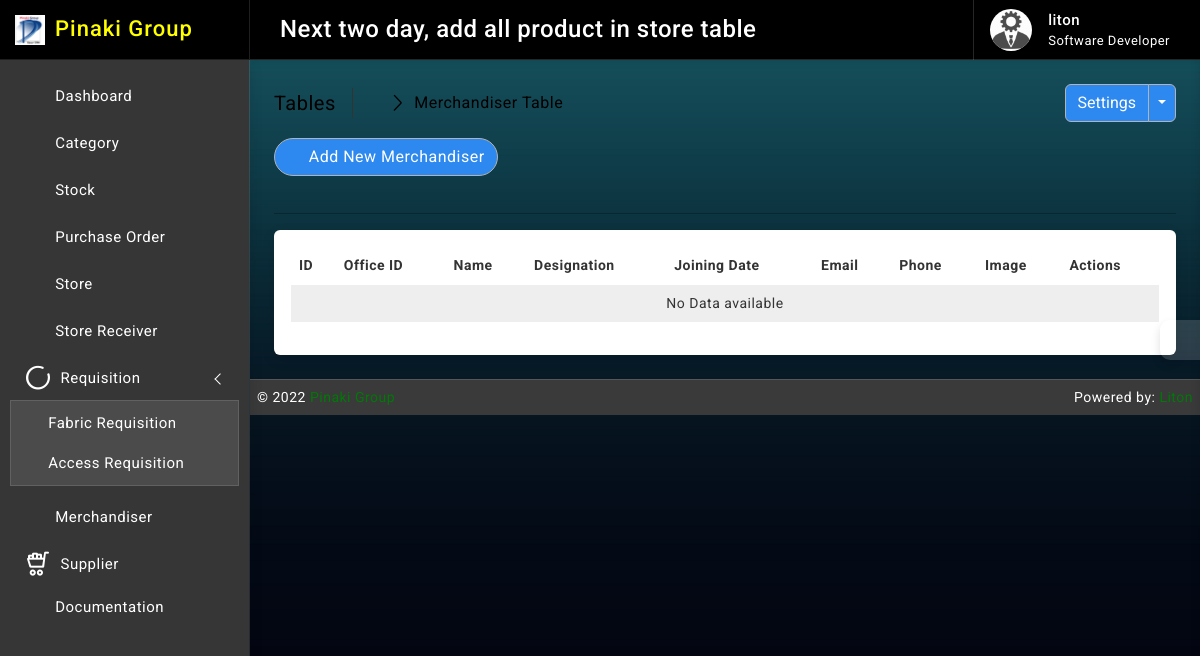
Before: /merchandiser/ (signed in) with the older database file.
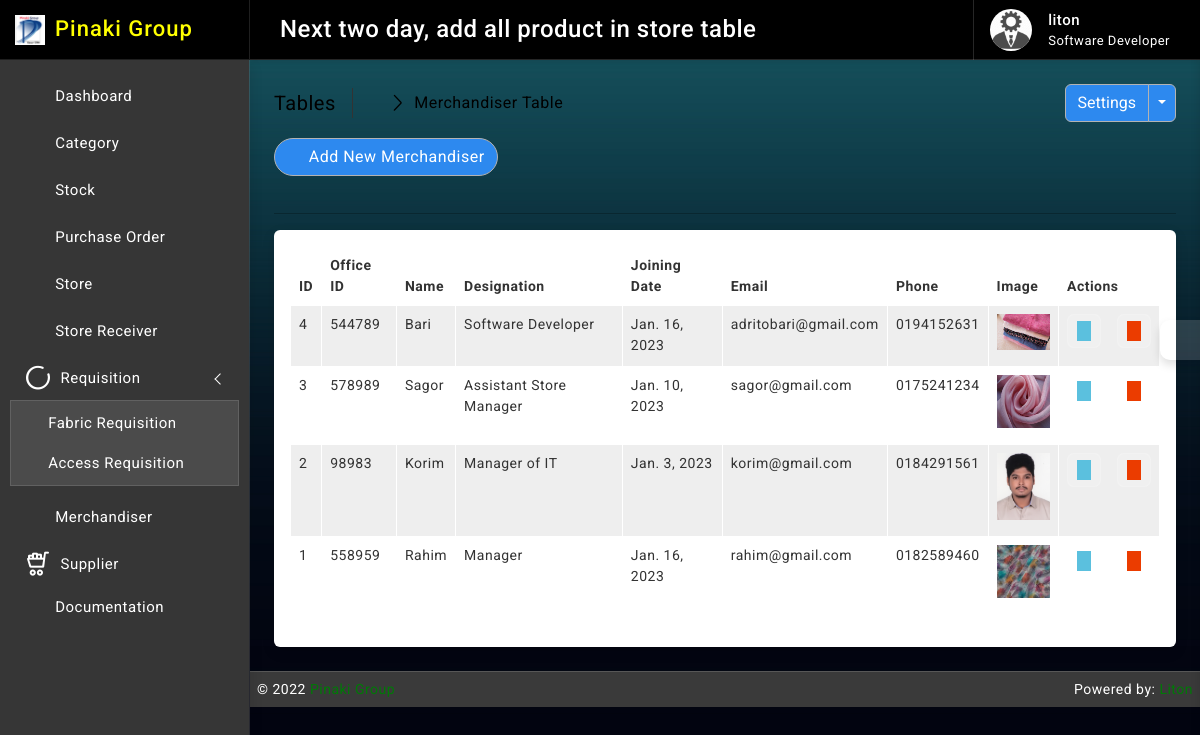
After: the same page with the newer database file.
### merchandiser/models.py (models this page shows, shortened)
class Merchandiser(models.Model):
    office_id = models.CharField(max_length=64, null=True, blank=True, unique=True)
    name = models.CharField(max_length=64, null=True, blank=True)
    designation = models.CharField(max_length=64, null=True, blank=True)
    joining_date = models.DateField(default= now)
    email = models.EmailField(max_length=64, blank=True, unique=True)
    phone = models.CharField(max_length=16, null=True, blank=True, unique=True)
    access_area = models.CharField(max_length=64, blank=True)
    img = models.ImageField(upload_to='media/merchandiser')
    created_at = models.DateTimeField(auto_now_add=True, auto_now=False)
    updated_at = models.DateTimeField(auto_now_add=False, auto_now=True)

### accounts/decorators.py (the view)
        def wrapper_func(request, *args, **kwargs):
            group = None
            if request.user.groups.exists():
                group = request.user.groups.all()[0].name
            if group in allowed_roles:
                return view_func(request, *args, **kwargs)
            else:
                return render(request, 'accounts/index.html')

### merchandiser/views.py (called while the page is built)
@allowed_users(allowed_roles=['admin', 'merchandiser'])
@login_required
def merchandiser_read(request):
    merchandiser_data = Merchandiser.objects.all().order_by('-id')
    context = {
        'merchandiser_data': merchandiser_data
    }
    return render(request, 'merchandiser/read.html', context)

### templates/merchandiser/read.html (shortened to what this page needs)
{% extends 'base/base.html' %}
{% block body %}
{% load static %}
		<div class="page-wrapper">
			<div class="page-content">
				<div class="page-breadcrumb d-none d-sm-flex align-items-center mb-3">
					<div class="breadcrumb-title pe-3">Tables</div>
					<div class="ps-3">
						<nav aria-label="breadcrumb">
							<ol class="breadcrumb mb-0 p-0">
								<li class="breadcrumb-item"><a href="{% url 'home' %}"><i class="bx bx-home-alt"></i></a>
								</li>
								<li class="breadcrumb-item active" aria-current="page">Merchandiser Table</li>
							</ol>
						</nav>
					</div>
					<div class="ms-auto">
						<div class="btn-group">
							<button type="button" class="btn btn-light">Settings</button>
							<button type="button" class="btn btn-light dropdown-toggle dropdown-toggle-split" data-bs-toggle="dropdown">	<span class="visually-hidden">Toggle Dropdown</span>
							</button>
						</div>
					</div>
				</div>
                <div class="ms-auto"><a href="/merchandiser/create/" class="btn btn-light radius-30 mt-2 mt-lg-0"><i class="bx bxs-plus-square"></i>Add New Merchandiser</a></div><br>
				<hr/>
				<div class="card">
					<div class="card-body">
						<div class="table-responsive">
							<table id="example2" class="table table-striped table-bordered">
								<thead>
									<tr>
										<th>ID</th>
										<th>Office ID</th>
										<th>Name</th>
										<th>Designation</th>
										<th>Joining Date</th>
										<th>Email</th>
										<th>Phone</th>
										<th>Image</th>
										<th>Actions</th>
									</tr>
								</thead>
								<tbody>
									{% for data in merchandiser_data %}
									<tr>
                                        <td>{{ data.id }}</td>
                                        <td>{{ data.office_id }}</td>
                                        <td>{{ data.name }}</td>
                                        <td>{{ data.designation }}</td>
										<td>{{ data.joining_date }}</td>
										<td>{{ data.email }}</td>
										<td>{{ data.phone }}</td>
										<td>
											{% if data.img == ""  %}
											No Image
											{% else %}
											<img class="img img-fluid mb-2" height="56" width="56"
												src="{{ data.img.url }}" alt="">
											{% endif %}
										</td>
									   <td class="center">
										<div class="d-flex order-actions">
											<a class="" href="{% url 'merchandiser_update' data.id %}">
												<i class='bx bxs-edit'></i>
											</a>
											<a class="ms-3" href="{% url 'merchandiser_delete' data.id %}" onclick="return confirm('Are you sure?');">
												<i class='bx bxs-trash'></i>
											</a>
										</div>
									   </td>
									</tr>
								 {% endfor %}
								 {% if not merchandiser_data %}
								 <tr>
									 <td colspan="10" class="text-center">No Data available</td>
								 </tr>
								 {% endif %}
								</tbody>
							</table>
						</div>
					</div>
				</div>
			</div>
		</div>
{% endblock body %}

### templates/base/base.html (shortened to what this page needs)
{% load static %}
<!DOCTYPE html>
<html lang="en">
<head>
    {% include 'base/header.html' %}
</head>
<body class="bg-theme bg-theme2">
    <div class="wrapper">
        {% include 'base/slider.html' %}
        {% include 'base/navbar.html' %}
        {% block body %}
        {% endblock body %}
        {% include 'base/footer.html' %}
    </div>
    {% include 'base/switcher.html' %}
</body>
</html>

### templates/base/header.html (shortened to what this page needs)
{% load static %}
<link href="{% static 'plugins/simplebar/css/simplebar.css' %}" rel="stylesheet" />
<link href="{% static 'plugins/perfect-scrollbar/css/perfect-scrollbar.css' %}" rel="stylesheet" />
<link href="{% static 'plugins/metismenu/css/metisMenu.min.css' %}" rel="stylesheet" />
<link href="{% static 'plugins/datatable/css/dataTables.bootstrap5.min.css' %}" rel="stylesheet" />
<link href="{% static 'css/bootstrap.min.css' %}" rel="stylesheet">
<link href="{% static 'css/bootstrap-extended.css' %}" rel="stylesheet">
<link href="{% static 'css/app.css' %}" rel="stylesheet">
<link href="{% static 'css/icons.css' %}" rel="stylesheet">

### templates/base/slider.html (shortened to what this page needs)
{% load static %}
		<div class="sidebar-wrapper" data-simplebar="true">
			<div class="sidebar-header">
				<div>
					<img src="{% static 'images/logo-icon.png' %}" class="logo-icon" alt="logo icon">
				</div>
				<div>
					<h4 class="logo-text">Pinaki Group</h4>
				</div>
				<div class="toggle-icon ms-auto"><i class='bx bx-arrow-to-left'></i>
				</div>
			</div>
			<ul class="metismenu" id="menu">
				<li>
					<a href="{% url 'home' %}">
						<div class="parent-icon"><i class='bx bx-home-circle'></i>
						</div>
						<div class="menu-title">Dashboard</div>
					</a>
				</li>
				{% for group in user.groups.all %}
				{% if group.name == "merchandiser" %}
						<li>
							<a href="{% url 'merchandiser_read' %}">
								<div class="parent-icon"><i class='bx bx-cookie'></i>
								</div>
								<div class="menu-title">Merchandiser</div>
							</a>
						</li>
						<li>
							<a href="/supplier/create/">
								<div class="parent-icon"><i class='lni lni-cart-full'></i>
								</div>
								<div class="menu-title">Supplier</div>
							</a>
						</li>
					{% else %}
					<li>
						<a href="{% url 'category_read' %}">
							<div class="parent-icon"><i class='bx bx-grid-alt'></i>
							</div>
							<div class="menu-title">Category</div>
						</a>
					</li>
					<li>
						<a href="{% url 'stock_read' %}">
							<div class="parent-icon"><i class='bx bx-cookie'></i>
							</div>
							<div class="menu-title">Stock</div>
						</a>
					</li>
					<li>
						<a href="{% url 'po_read' %}">
							<div class="parent-icon"><i class='bx bx-cart'></i>
							</div>
							<div class="menu-title">Purchase Order</div>
						</a>
					</li>
					<li>
						<a href="{% url 'store_read' %}">
							<div class="parent-icon"><i class='bx bx-cart'></i>
							</div>
							<div class="menu-title">Store</div>
						</a>
					</li>
						<li>
							<a href="{% url 'storeRec_read' %}">
								<div class="parent-icon"><i class='bx bx-cookie'></i>
								</div>
								<div class="menu-title">Store Receiver</div>
							</a>
						</li>
						<li>
							<a href="javascript:;" class="has-arrow">
								<div class="parent-icon"><i class='lni lni-spiner-solid'></i>
								</div>
								<div class="menu-title">Requisition</div>
							</a>
							<ul>
								<li> <a href="{% url 'fabricr_read' %}"><i class="bx bx-right-arrow-alt"></i>Fabric Requisition</a>
								</li>
								<li> <a href="{% url 'ar_read' %}"><i class="bx bx-right-arrow-alt"></i>Access Requisition</a>
								</li>
							</ul>
						</li>
					<li>
						<li>
							<a href="{% url 'merchandiser_read' %}">
								<div class="parent-icon"><i class='bx bx-cookie'></i>
								</div>
								<div class="menu-title">Merchandiser</div>
							</a>
						</li>
						<li>
							<a href="/supplier/create/">
								<div class="parent-icon"><i class='lni lni-cart-full'></i>
								</div>
								<div class="menu-title">Supplier</div>
							</a>
						</li>
					{% endif %}
				{% endfor %}
					<a href="https://codervent.com/dashtreme/documentation/index.html" target="_blank">
						<div class="parent-icon"><i class="bx bx-folder"></i>
						</div>
						<div class="menu-title">Documentation</div>
					</a>
				</li>
			</ul>
		</div>

### templates/base/navbar.html (shortened to what this page needs)
{% load static %}
		<header>
			<div class="topbar d-flex align-items-center">
				<nav class="navbar navbar-expand">
					<div class="search-bar flex-grow-1">
						<div class="position-relative search-bar-box">
							<marquee behavior="" direction="">
								<h4 style="color:#FFFFFF"class="my-4">Next two day, add all product in store table</h4>
							</marquee>
						</div>
					</div>
					<div class="user-box dropdown">
						<a class="d-flex align-items-center nav-link dropdown-toggle dropdown-toggle-nocaret" href="#" role="button" data-bs-toggle="dropdown" aria-expanded="false">
							<img src="{% static 'images/avatars/avatar-2.png' %}" class="user-img" alt="user avatar">
							<div class="user-info ps-3">
								<p class="user-name mb-0">{{request.user}}</p>
								<p class="designattion mb-0">Software Developer</p>
							</div>
						</a>
					</div>
				</nav>
			</div>
		</header>

### templates/base/footer.html
{% load static %}
<footer class="page-footer">
    <p>
        <span style="text-align:left;float:left">&copy; 2022 <a href="https://pinakigroup.com/" alt="Bootstrap Themes">Pinaki Group</a></span>
        <span class="hidden-phone" style="text-align:right;float:right">Powered by: <a href="https://www.linkedin.com/in/litonbairaggi" alt="Bootstrap Admin Templates">Liton</a></span>
    </p>
</footer>

### templates/base/switcher.html (shortened to what this page needs)
{% load static %}
	<div class="switcher-wrapper">
		<div class="switcher-btn"> <i class='bx bx-cog bx-spin'></i>
		</div>
	</div>

### templates/base/js.html (shortened to what this page needs)
{% load static %}

Changed rows visible on the page:
added Merchandiser: id "4", office_id "544789", name "Bari", designation "Software Developer", joining_date "Jan. 16, 2023", email "adritobari@gmail.com", phone "0194152631", img (picture)
added Merchandiser: id "3", office_id "578989", name "Sagor", designation "Assistant Store Manager", joining_date "Jan. 10, 2023", email "sagor@gmail.com", phone "0175241234", img (picture)
added Merchandiser: id "2", office_id "98983", name "Korim", designation "Manager of IT", joining_date "Jan. 3, 2023", email "korim@gmail.com", phone "0184291561", img (picture)
added Merchandiser: id "1", office_id "558959", name "Rahim", designation "Manager", joining_date "Jan. 16, 2023", email "rahim@gmail.com", phone "0182589460", img (picture)
Other visible differences:
text no longer shown: "No Data available"
